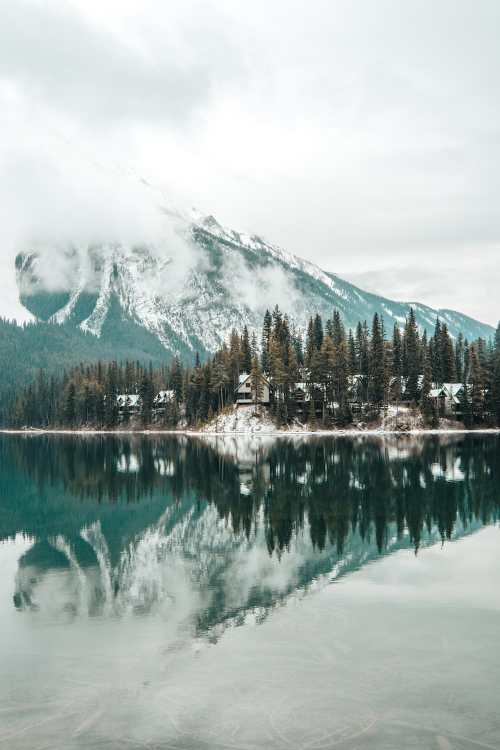
#> input picture chapter1.jpg, 1000 x 1500 px (shown at 1/2 size)
$ jupyter execute test.ipynb
#> lines starting #> are read from the running program, lines starting #| are printed output that depends on the picture
[cell 1]
from PIL import Image
img = Image.open('chapter1.jpg')
#> img is the input picture: PIL image 1000x1500 RGB; mean R, G, B 166, 177.4, 174

[cell 2]
import matplotlib.pyplot as plt
plt.imshow(img)

[cell 3]
px = img.load()
px

[cell 4]
pix_val = list(img.getdata())
#> pix_val = 1500000 items

[cell 5]
pix_val

[cell 6]
pixel = []
coordinates = []
for a in range(0, 1000):
    for b in range(0,1500):
        rgb = px[a, b]
        coordinates.append([a,b])
#> after the loop, coordinates = 1500000 items

[cell 7]
import pandas as pd

column = ['Coordinates', 'RGB']
df = pd.DataFrame(zip(coordinates, pix_val), columns=column)
#> df = table of 1500000 rows and 2 columns

[cell 8]
df
#> Out = table of 1500000 rows and 2 columns

[cell 9]
pix_val

[cell 10]
list_of_lists = [list(t) for t in pix_val]
#> list_of_lists = 1500000 items

[cell 11]
list_of_lists

[cell 12]
import time
current_time = int(time.time())
generated_number = (current_time%100)+50
if generated_number % 2 ==0:
    generated_number += 10
print(generated_number)

[cell 13]
list_with_added_number = [[element + generated_number for element in sublist] for sublist in list_of_lists]
#> list_with_added_number = 1500000 items

[cell 14]
list_with_added_number

[cell 15]
list_of_tuples_after_addition = [tuple(sublist) for sublist in list_with_added_number]
#> list_of_tuples_after_addition = 1500000 items

[cell 16]
list_of_tuples_after_addition

[cell 17]
df = pd.DataFrame(zip(coordinates, list_of_tuples_after_addition), columns=column)

[cell 18]
df
#> Out = table of 1500000 rows and 2 columns

[cell 19]
from PIL import ImageDraw

output_image = Image.new('RGB',(1000,1500))
#> output_image: PIL image 1000x1500 RGB; every value is 0

[cell 20]
plt.imshow(output_image)

[cell 21]
df.itertuples

[cell 22]
from PIL import ImageDraw
output_image = Image.new("RGB",(1000,1500))
draw = ImageDraw.Draw(output_image)

[cell 23]
for row in df.itertuples(index=True,name = 'Pandas'):
    draw.point(row.Coordinates,row.RGB)
#> this loop made 1500000 passes
#> row on passes 1 to 3: (0, [0, 0], (389, 397, 399)), (1, [0, 1], (389, 397, 399)), (2, [0, 2], (389, 397, 399))

[cell 24]
name = 'Chaptertest'
output_image.save('{}.png'.format(name))
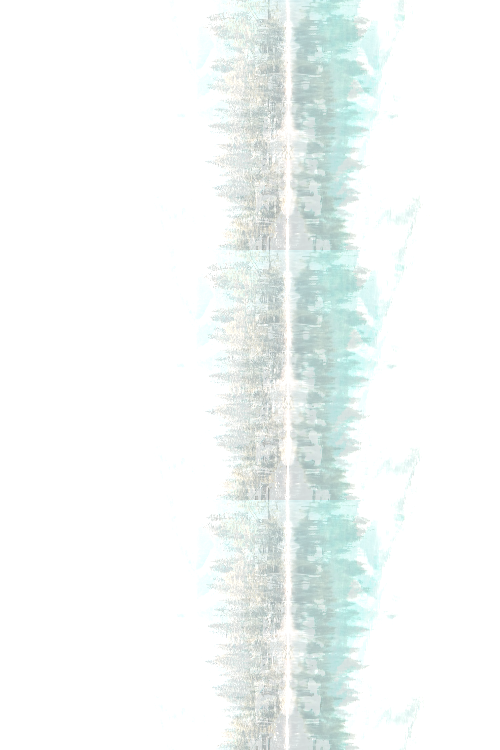
#> saved as Chaptertest.png: PIL image 1000x1500 RGB (shown at 1/2 size); mean R, G, B 243.2, 247.7, 246.6


$ run again, with Chaptertest.jpg copied over chapter1.jpg
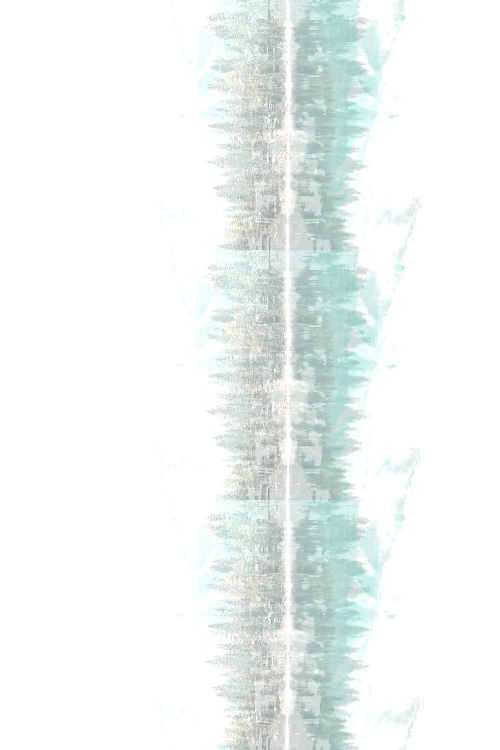
#> input picture Chaptertest.jpg, 1000 x 1500 px (shown at 1/2 size)
#> img is the input picture: PIL image 1000x1500 RGB; mean R, G, B 240, 244.9, 243.7
#> pix_val = 1500000 items
#> df = table of 1500000 rows and 2 columns
#> list_of_lists = 1500000 items
#> `df`: Out = table of 1500000 rows and 2 columns
#> output_image: PIL image 1000x1500 RGB; every value is 0
#> the loop `for row in df.itertuples(index=True,name = 'Pandas'):` made 1500000 passes
#> row on passes 1 to 3: (0, [0, 0], (308, 308, 308)), (1, [0, 1], (308, 308, 308)), (2, [0, 2], (308, 308, 308))
#> `output_image.save('{}.png'.format(name))`:
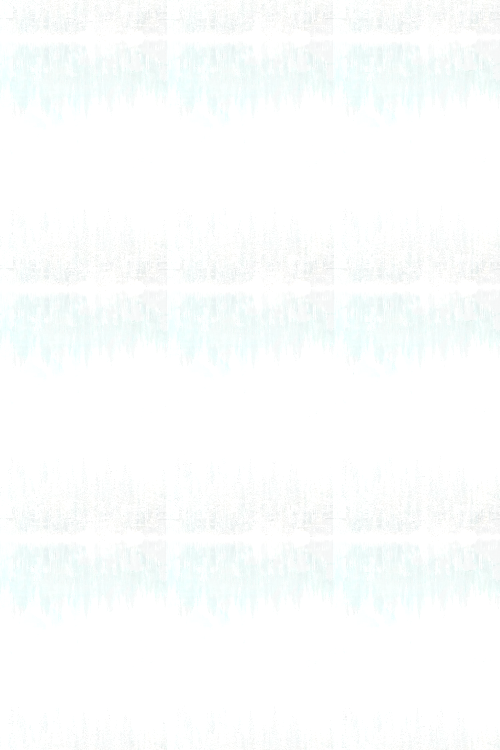
#> saved as Chaptertest.png: PIL image 1000x1500 RGB (shown at 1/2 size); mean R, G, B 251.5, 253.7, 253.3
